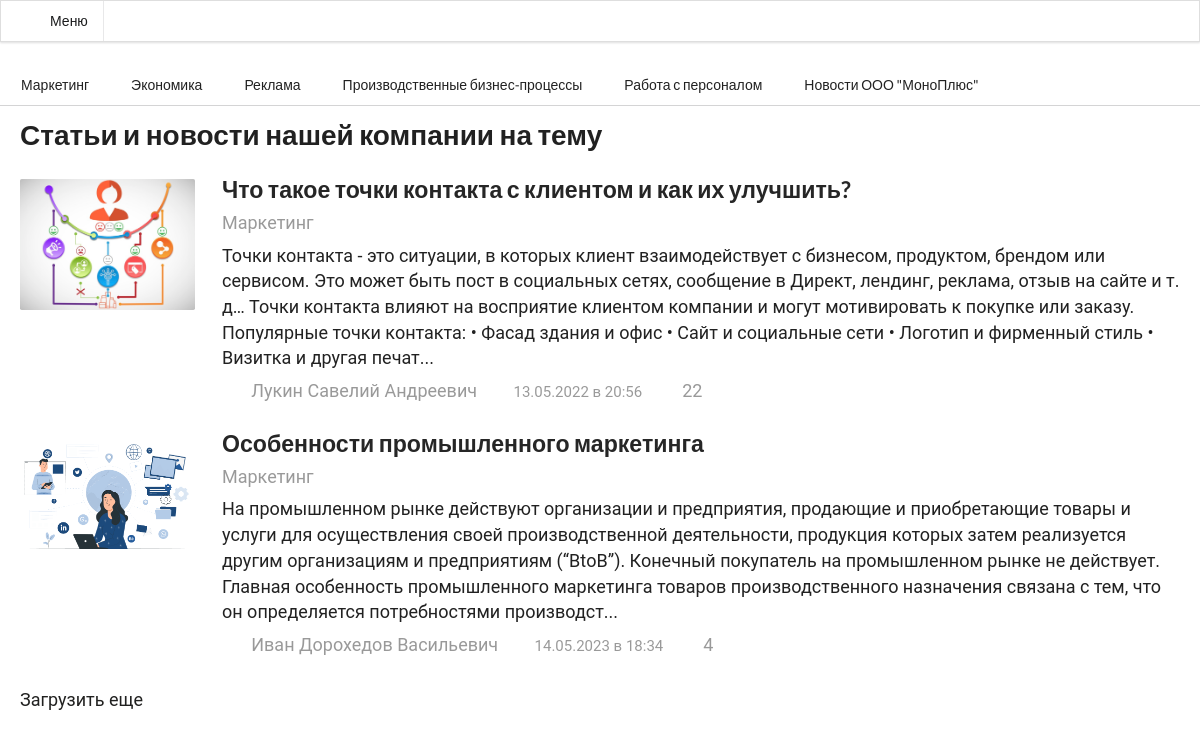
/page/curser/single/category.php?id=1, run on the app's committed database.
### tables this page shows
CREATE TABLE IF NOT EXISTS `categories` (
  `id` int NOT NULL AUTO_INCREMENT,
  `category_name` varchar(60) NOT NULL,
  PRIMARY KEY (`id`)
);

CREATE TABLE IF NOT EXISTS `singles` (
  `id` int NOT NULL AUTO_INCREMENT,
  `title` varchar(120) NOT NULL,
  `text` text NOT NULL,
  `img` varchar(30) NOT NULL,
  `date` datetime NOT NULL,
  `views` int NOT NULL,
  `category_id` int NOT NULL,
  `staff_id` int NOT NULL,
  PRIMARY KEY (`id`),
  KEY `staff_id` (`staff_id`),
  KEY `category_id` (`category_id`)
);

CREATE TABLE IF NOT EXISTS `staff` (
  `id` int NOT NULL AUTO_INCREMENT,
  `s_name` varchar(50) DEFAULT NULL,
  `f_name` varchar(50) DEFAULT NULL,
  `t_name` varchar(50) DEFAULT NULL,
  `id_position` int NOT NULL,
  `email` varchar(50) DEFAULT NULL,
  `userPhone` varchar(18) NOT NULL,
  `uidUsers` tinytext NOT NULL,
  `pwdUsers` varchar(120) NOT NULL,
  PRIMARY KEY (`id`),
  KEY `id_position` (`id_position`)
);

### page/curser/db.php (called while the page is built, shortened)
<?php
$dbhost = "localhost";
$dbname = "curser";
$username = "root";
$password = "";
$db = new PDO("mysql:host=$dbhost; dbname=$dbname", $username, $password);
?>
<?php
$link = mysqli_connect('localhost', 'root', '', 'curser');
?>
<?php
function get_categories()
{
	global $link;
	$sql = "SELECT * FROM categories";
	$result = mysqli_query($link, $sql);
	$categories = mysqli_fetch_all($result, MYSQLI_ASSOC);
	return $categories;
}
function get_category_by_id($id)
{
	global $db;
	$categories = $db->query("SELECT * FROM categories WHERE id=$id");
	foreach ($categories as $category) {
		return $category;
	}
}
function get_author_by_id($id)
{
	global $db;
	$authors = $db->query("SELECT s_name, f_name, t_name FROM staff WHERE id=$id");
	foreach ($authors as $author) {
		$str = $author['s_name'] . " " . $author['f_name'] . " " . $author['t_name'];
		return $str;
	}
}
function get_posts_by_category($category_id)
{
	global $link;
	$category_id = mysqli_real_escape_string($link, $category_id);
	$sql = 'SELECT * FROM singles WHERE category_id="' . $category_id . '"';
	$result = mysqli_query($link, $sql);
	$singles = mysqli_fetch_all($result, MYSQLI_ASSOC);
	return $singles;
}

### page/curser/single/category.php (the view, shortened to what this page needs)
<?php
include_once "../db.php";
?>
<?php
include_once "../db.php";
?>
<!DOCTYPE html>
<div lang="en">
	<head>
		<link href="https://cdn.jsdelivr.net/npm/bootstrap@5.3.0-alpha3/dist/css/bootstrap.min.css" rel="stylesheet"
>
		<link rel="stylesheet" href="../../../SemanticUI/semantic.min.css">
		<link rel="stylesheet" href="../../../css/main.css">
	</head>
	<body>
		<div class="ui basic icon menu fixed">
			<div id="toggle" class="item">
				<i class="chevron left icon"></i>
				<i class="sidebar icon"></i>
				Меню
			</div>
		</div>
		<?php
		$category_id = $_GET['id'];
		$singles = get_posts_by_category($category_id);
		$categories = get_categories();
		?>
		<div class="ui tabular menu" style="margin-top: 63px;">
			<?php foreach ($categories as $category): ?>
				<a class="item" href="./category.php?id=<?= $category["id"] ?>"><?= $category["category_name"] ?></a>
			<?php endforeach; ?>
		</div>
		<div class="my-container">
			<h1 class="ui header">Статьи и новости нашей компании на тему
			</h1>
			<?php
			foreach ($singles as $single): ?>
				<?php $category = get_category_by_id($single["category_id"]); ?>
				<?php $author_name = get_author_by_id($single["staff_id"]); ?>
				<div class="ui unstackable items">
					<div class="item single-anons">
						<a href="./single_content.php?id=<?php echo $single["id"]; ?>" class="image">
							<img src="<?php echo $single["img"]; ?>">
						</a>
						<div class="content">
							<a class="header" href="single_content.php?id=<?php echo $single["id"]; ?>">
								<?php echo $single["title"]; ?>
							</a>
							<div class="meta category">
								<a>
									<?php echo $category["category_name"]; ?>
								</a>
							</div>
							<div class="description">
								<p>
									<?php echo $string = mb_substr($single["text"], 0, 440, 'UTF-8') . '...'; ?>
								</p>
							</div>
							<div class="extra descript-wrap">
								<a class="author" href="">
									<i class="address book outline icon"></i>
									<?php echo $author_name; ?>
								</a>
								<span class="date">
									<i class="calendar alternate outline icon"></i>
									<?php echo date("d.m.Y в H:i", strtotime($single["date"])); ?>
								</span>
								<span class="views"><i class="eye icon"></i>
									<?php echo $single["views"] ?>
								</span>
							</div>
						</div>
					</div>
				</div>
			<?php endforeach; ?>
			<div class="btn-downoload-singles">Загрузить еще</div>
		</div>
	</body>
	</html>

### css/main.css (style rules this page uses)
*, *::before, *::after { padding: 0; margin: 0; border: 0; box-sizing: border-box; }
a, a:visited, a:hover { color: inherit; text-decoration: none; }
h1, h2, h3, h4, h5, h6, p { font-size: inherit; font-weight: inherit; line-height: inherit; }
img, svg { vertical-align: top; max-width: 100%; height: auto; }
.my-container { max-width: 1400px; padding: 0 20px; margin: 0 auto; }
body { font-family: 'Roboto', sans-serif; font-weight: 400; font-size: 18px; color: #212120; overflow-x: hidden; }
.date { font-size: 15px; }
.ui .header { text-align: center; }

### data on the page
categories: category_name "Маркетинг"
categories: category_name "Экономика"
categories: category_name "Реклама"
categories: category_name "Производственные бизнес-процессы"
categories: category_name "Работа с персоналом"
categories: category_name "Новости ООО \"МоноПлюс\""
singles: img (picture), title "Что такое точки контакта с клиентом и как их улучшить?", category.category_name "Маркетинг", text "Точки контакта - это ситуации, в которых клиент взаимодействует с бизнесом, продуктом, брендом или сервисом. Это может быть пост в социальных сетях, сообщение в Директ, лендинг, реклама, отзыв на сайте и т. д… Точки контакта влияют на восприятие клиентом компании и могут мотивировать к покупке или заказу. Популярные точки контакта: • Фасад здания и офис • Сайт и социальные сети • Логотип и фирменный стиль • Визитка и другая печат...", staff.t_name "Лукин Савелий Андреевич", date "13.05.2022 в 20:56", views "22"
singles: img (picture), title "Особенности промышленного маркетинга", category.category_name "Маркетинг", text "На промышленном рынке действуют организации и предприятия, продающие и приобретающие товары и услуги для осуществления своей производственной деятельности, продукция которых затем реализуется другим организациям и предприятиям (“BtоB”). Конечный покупатель на промышленном рынке не действует. Главная особенность промышленного маркетинга товаров производственного назначения связана с тем, что он определяется потребностями производст...", staff.t_name "Иван Дорохедов Васильевич", date "14.05.2023 в 18:34", views "4"
